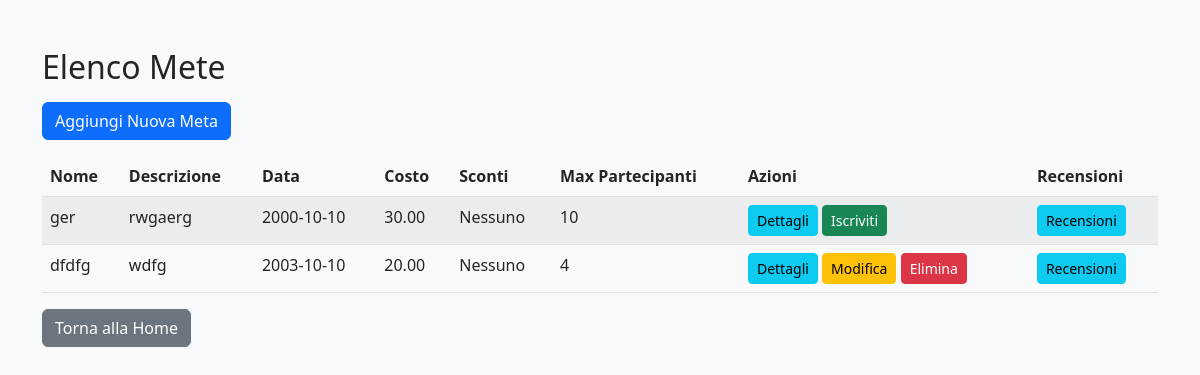
The app's page /tpsit/progetto/index.php?url=mete (signed in) with its own data.
### tables this page shows
CREATE TABLE `mete` (
  `id` int(11) NOT NULL,
  `nome` varchar(150) NOT NULL,
  `descrizione` text DEFAULT NULL,
  `data_gita` date DEFAULT NULL,
  `costo` decimal(10,2) DEFAULT NULL,
  `numero_partecipanti` int(11) DEFAULT NULL,
  `user_id` int(11) DEFAULT NULL
);

### tpsit/progetto/controller/MeteController.php (called while the page is built, shortened)
<?php
require_once 'Model/MeteModel.php';
class MeteController {
    private $meteModel;
    public function __construct($pdo)
    {
        $this->meteModel = new MeteModel($pdo);
    }
    public function index()
    {
        $mete = $this->meteModel->getAllMete();
        require 'View/mete_index.php';
    }
}

### tpsit/progetto/model/MeteModel.php (called while the page is built, shortened)
<?php
class MeteModel {
    private $pdo;
    public function __construct($pdo)
    {
        $this->pdo = $pdo;
    }
    public function getAllMete()
    {
        $stmt = $this->pdo->query("SELECT * FROM mete ORDER BY data_gita ASC");
        return $stmt->fetchAll(PDO::FETCH_ASSOC);
    }
}

### tpsit/progetto/view/mete_index.php (the view, shortened to what this page needs)
<!DOCTYPE html>
<html lang="it">
<head>
  <link href="https://cdn.jsdelivr.net/npm/bootstrap@5.2.3/dist/css/bootstrap.min.css" rel="stylesheet">
</head>
<body class="bg-light">
<div class="container mt-5">
    <h2 class="mb-3">Elenco Mete</h2>
    <a href="?url=mete-create" class="btn btn-primary mb-3">Aggiungi Nuova Meta</a>
    <table class="table table-striped">
        <thead>
            <tr>
                <th>Nome</th>
                <th>Descrizione</th>
                <th>Data</th>
                <th>Costo</th>
                <th>Sconti</th>
                <th>Max Partecipanti</th>
                <th>Azioni</th>
                <th>Recensioni</th>
            </tr>
        </thead>
        <tbody>
            <?php if (!empty($mete)): ?>
                <?php foreach ($mete as $m): ?>
                    <tr>
                        <td><?php echo htmlspecialchars($m['nome']); ?></td>
                        <td><?php echo htmlspecialchars($m['descrizione']); ?></td>
                        <td><?php echo htmlspecialchars($m['data_gita']); ?></td>
                        <td><?php echo htmlspecialchars($m['costo']); ?></td>
                        <td>Nessuno</td>
                        <td><?php echo htmlspecialchars($m['numero_partecipanti']); ?></td>
                        <td>
                            <a href="?url=mete-show&id=<?php echo $m['id']; ?>" class="btn btn-info btn-sm">Dettagli</a>
                            <?php if ($m['user_id'] == $_SESSION['user_id']): ?>
                                <a href="?url=mete-edit&id=<?php echo $m['id']; ?>" class="btn btn-warning btn-sm">Modifica</a>
                                <a href="?url=mete-delete&id=<?php echo $m['id']; ?>" class="btn btn-danger btn-sm" onclick="return confirm('Sei sicuro di voler eliminare questa meta?')">Elimina</a>
                            <?php else: ?>
                                <?php if (!($m['is_user_joined'] ?? false)): ?>
                                    <a href="?url=mete-join&id=<?php echo $m['id']; ?>" class="btn btn-success btn-sm">Iscriviti</a>
                                <?php else: ?>
                                    <span class="text-muted">Già iscritto</span>
                                <?php endif; ?>
                            <?php endif; ?>
                        </td>
                        <td>
                            <a href="index.php?url=review-index&meta_id=<?php echo $m['id']; ?>" class="btn btn-info btn-sm">
                                Recensioni
                            </a>
                        </td>
                    </tr>
                <?php endforeach; ?>
            <?php else: ?>
                <tr><td colspan="8">Nessuna meta trovata.</td></tr>
            <?php endif; ?>
        </tbody>
    </table>
    <a href="index.php" class="btn btn-secondary">Torna alla Home</a>
</div>
</body>
</html>

### records on screen
mete: nome "ger", descrizione "rwgaerg", data_gita "2000-10-10", costo "30.00", numero_partecipanti "10"
mete: nome "dfdfg", descrizione "wdfg", data_gita "2003-10-10", costo "20.00", numero_partecipanti "4"
